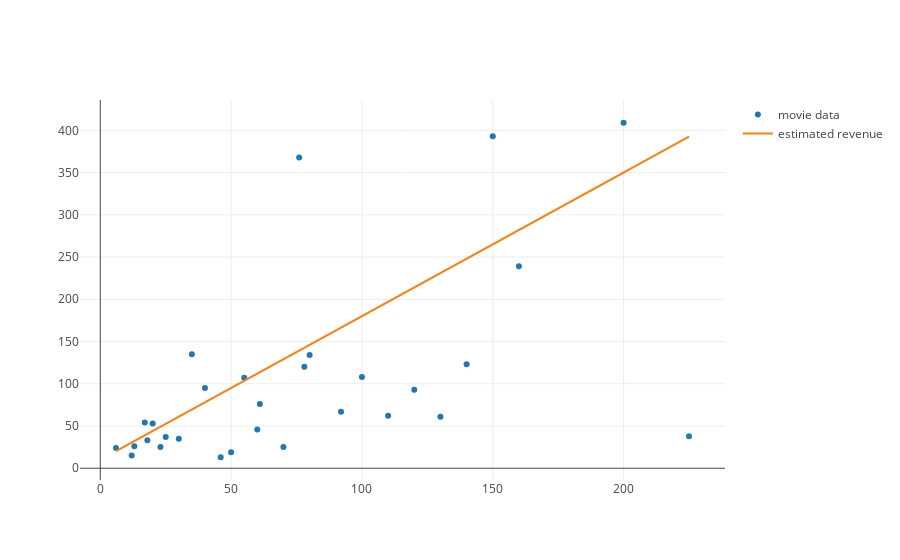

Notebook code cell kept with this figure:
### Markdown cell above
Let's plot the data as well as the regression line to get a sense of what we are looking at.

### Code cell
from plotly.offline import iplot, init_notebook_mode
init_notebook_mode(connected=True)
from graph import trace_values, m_b_trace, plot

if x_values and y_values:
    movies_trace = trace_values(x_values, y_values, text=titles, name='movie data')
    regression_trace = m_b_trace(1.7, 10, x_values, name='estimated revenue')
    plot([movies_trace, regression_trace])

### Figure 1 — Plotly figure (JSON) as saved in the notebook; plotly's stock layout.template omitted (floating-point values rounded to 4 significant figures)
{"data": [{"mode": "markers", "name": "movie data", "text": ["21 &amp; Over", "Dredd 3D", "12 Years a Slave", "2 Guns", "42", "47 Ronin", "A Good Day to Die Hard", "About Time", "After Earth", "August: Osage County", "Beautiful Creatures", "Blue Jasmine", "Captain Phillips", "Carrie", "Cloudy with a Chance of Meatballs 2", "Despicable Me 2", "Don Jon", "Elysium", "Ender&#39;s Game", "Epic", "Escape Plan", "Evil Dead", "Fast and Furious 6", "Frozen", "G.I. Joe: Retaliation", "Gangster Squad", "Grown Ups", "Her", "Identity Thief", "Iron Man 3"], "type": "scatter", "uid": "764c0642-4f42-11e9-85f1-a5a05d7a551a", "x": [13, 46, 20, 61, 40, 225, 92, 12, 130, 25, 50, 18, 55, 30, 78, 76, 6, 120, 110, 100, 70, 17, 160, 150, 140, 60, 80, 23, 35, 200], "y": [26, 13, 53, 76, 95, 38, 67, 15, 61, 37, 19, 33, 107, 35, 120, 368, 24, 93, 62, 108, 25, 54, 239, 393, 123, 46, 134, 25, 135, 409]}, {"mode": "lines", "name": "estimated revenue", "type": "scatter", "uid": "764c07be-4f42-11e9-85f1-a5a05d7a551a", "x": [13, 46, 20, 61, 40, 225, 92, 12, 130, 25, 50, 18, 55, 30, 78, 76, 6, 120, 110, 100, 70, 17, 160, 150, 140, 60, 80, 23, 35, 200], "y": [32.1, 88.2, 44, 113.7, 78, 392.5, 166.4, 30.4, 231, 52.5, 95, 40.6, 103.5, 61, 142.6, 139.2, 20.2, 214, 197, 180, 129, 38.9, 282, 265, 248, 112, 146, 49.1, 69.5, 350]}], "layout": {}}
